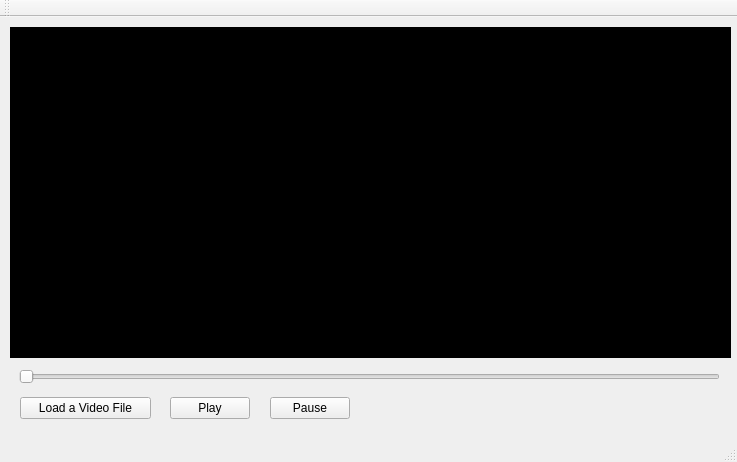
<?xml version="1.0" encoding="UTF-8"?>
<ui version="4.0">
 <class>MainWindow</class>
 <widget class="QMainWindow" name="MainWindow">
  <property name="geometry">
   <rect>
    <x>0</x>
    <y>0</y>
    <width>737</width>
    <height>462</height>
   </rect>
  </property>
  <property name="windowTitle">
   <string>Media Player</string>
  </property>
  <widget class="QWidget" name="centralWidget">
   <widget class="QLabel" name="lblPlay">
    <property name="geometry">
     <rect>
      <x>10</x>
      <y>10</y>
      <width>721</width>
      <height>331</height>
     </rect>
    </property>
    <property name="autoFillBackground">
     <bool>false</bool>
    </property>
    <property name="styleSheet">
     <string notr="true">Background-color: black;</string>
    </property>
    <property name="text">
     <string/>
    </property>
   </widget>
   <widget class="QPushButton" name="loadButton">
    <property name="geometry">
     <rect>
      <x>20</x>
      <y>380</y>
      <width>131</width>
      <height>22</height>
     </rect>
    </property>
    <property name="text">
     <string>Load a Video File</string>
    </property>
   </widget>
   <widget class="QPushButton" name="playButton">
    <property name="geometry">
     <rect>
      <x>170</x>
      <y>380</y>
      <width>80</width>
      <height>22</height>
     </rect>
    </property>
    <property name="text">
     <string>Play</string>
    </property>
   </widget>
   <widget class="QPushButton" name="pushButton_3">
    <property name="geometry">
     <rect>
      <x>270</x>
      <y>380</y>
      <width>80</width>
      <height>22</height>
     </rect>
    </property>
    <property name="text">
     <string>Pause</string>
    </property>
   </widget>
   <widget class="QSlider" name="horizontalSlider">
    <property name="geometry">
     <rect>
      <x>19</x>
      <y>350</y>
      <width>701</width>
      <height>20</height>
     </rect>
    </property>
    <property name="orientation">
     <enum>Qt::Horizontal</enum>
    </property>
   </widget>
  </widget>
  <widget class="QMenuBar" name="menuBar">
   <property name="geometry">
    <rect>
     <x>0</x>
     <y>0</y>
     <width>737</width>
     <height>19</height>
    </rect>
   </property>
  </widget>
  <widget class="QToolBar" name="mainToolBar">
   <attribute name="toolBarArea">
    <enum>TopToolBarArea</enum>
   </attribute>
   <attribute name="toolBarBreak">
    <bool>false</bool>
   </attribute>
  </widget>
  <widget class="QStatusBar" name="statusBar"/>
 </widget>
 <layoutdefault spacing="6" margin="11"/>
 <resources/>
 <connections/>
</ui>
